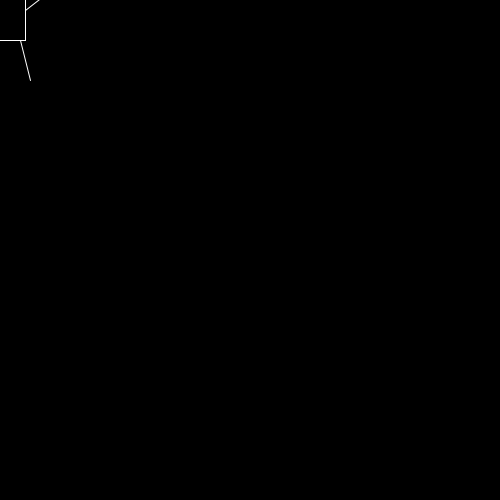
Frame 1 (no input)
Frame 60 (the mouse pressed at the canvas centre just before this capture): identical to frame 1, image omitted
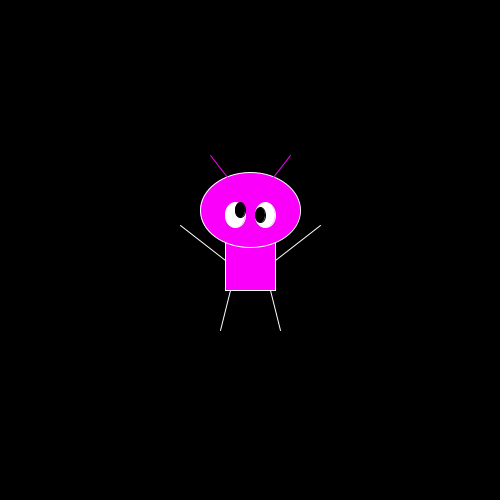
Frame 120 (the mouse held since frame 60 and released just before this capture)

The Processing sketch that drew these frames (run headless with seeded random() and noise(); from frame 60 on, the mouse is pressed at the canvas centre):

// Processing sketch: processing_122586
// ── processing_122586.pde

void setup() {
  size(500, 500); //grootte document
  smooth();
  frameRate(30);
}

void draw() {
  background(0); //achtergrond kleur
  
  rectMode(CENTER);        //body
  stroke(255);
  fill(mouseX,0,mouseY);
  rect(mouseX, mouseY, 50, 80);
  
  line(mouseX-70, mouseY-25, mouseX-25, mouseY+10); //left arm
  line(mouseX+70, mouseY-25, mouseX+25, mouseY+10); //right arm
  line(mouseX-20, mouseY+40, pmouseX-30, pmouseY+80); //left leg
  line(mouseX+20, mouseY+40, pmouseX+30, pmouseY+80); //right leg
  
  ellipseMode(CENTER);    //head
  stroke(255);
  fill(mouseX,0,mouseY);
  ellipse(mouseX, mouseY-40, 100, 75);
  
  ellipseMode(CENTER); //left eye
  stroke(255);
  fill(255);
  ellipse(mouseX-15, mouseY-35, 20, 25);
  
  ellipseMode(CENTER); // left eye pupil
  stroke(0);
  fill(0);
  ellipse(mouseX-10, mouseY-40, 10, 15);
  
  ellipseMode(CENTER); //right eye
  stroke(255);
  fill(255);
  ellipse(mouseX+15, mouseY-35, 20, 25);
  
  ellipseMode(CENTER); // right eye pupil
  stroke(0);
  fill(0);
  ellipse(mouseX+10, mouseY-35, 10, 15);
  
  stroke(mouseX,0,mouseY);
  line(mouseX-40, mouseY-95, pmouseX-5, pmouseY-50); // left antenna
  line(mouseX+40, mouseY-95, pmouseX+5, pmouseY-50); // right antenna
}
void mousePressed(){
 
  println("Meow"); 
}
